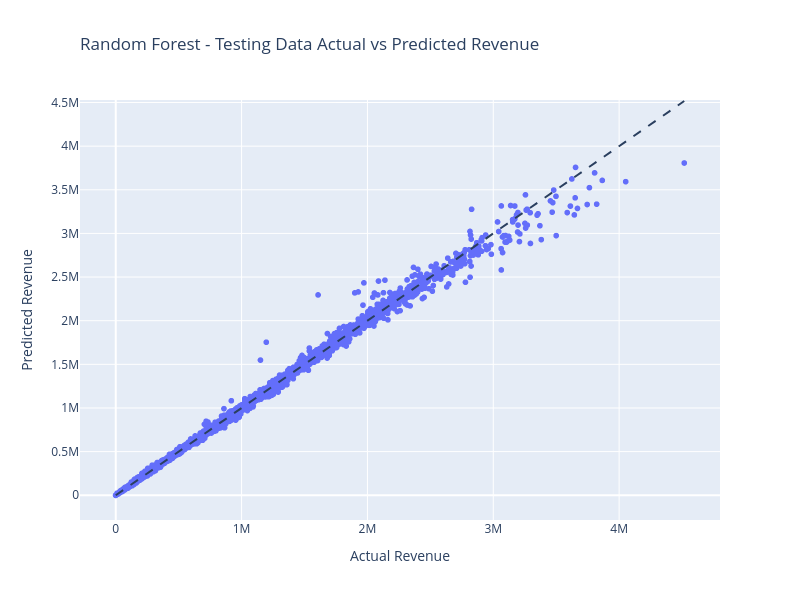

The notebook cell this image was saved under:
### Code cell
#Regression Model Testing data:
reg_evaluation_test_df = pd.DataFrame({          
                            "Actual Revenue": y_test,
                            "Predicted Revenue": y_test_pred_rf
                                })

reg_rf_test_actual_pred_fig = px.scatter(reg_evaluation_test_df,
                x="Actual Revenue",
                y="Predicted Revenue",
                title="Random Forest - Testing Data Actual vs Predicted Revenue"
                )

reg_rf_test_actual_pred_fig.update_layout(width = 800,height = 600, title_x = 0.1)

# Add perfect prediction line (y = x)
reg_rf_test_actual_pred_fig.add_shape(type="line",
                x0=reg_evaluation_test_df["Actual Revenue"].min(),
                y0=reg_evaluation_test_df["Actual Revenue"].min(),
                x1=reg_evaluation_test_df["Actual Revenue"].max(),
                y1=reg_evaluation_test_df["Actual Revenue"].max(),
                line=dict(dash="dash")
)
reg_rf_test_actual_pred_fig.show()


joblib.dump(reg_rf_test_actual_pred_fig, r"C:\Users\jagad\Documents\my_classes\Tasks\mini_project_3-marketing_campaign_performance_prediction\models\reg_rf_test_actual_pred_chart.pkl")
print("Regression model test chart saved Successfully!")

### Figure 1 — Plotly figure (JSON) as saved in the notebook; plotly's stock layout.template omitted (floating-point values rounded to 4 significant figures; data arrays with more than 128 entries replaced by an {"elided": "..."} marker saying what was removed)
{"data": [{"hovertemplate": "Actual Revenue=%{x}<br>Predicted Revenue=%{y}<extra></extra>", "legendgroup": "", "marker": {"color": "#636efa", "symbol": "circle"}, "mode": "markers", "name": "", "showlegend": false, "type": "scattergl", "x": {"elided": "23363 float values"}, "xaxis": "x", "y": {"elided": "23363 float values"}, "yaxis": "y"}], "layout": {"height": 600, "legend": {"tracegroupgap": 0}, "shapes": [{"line": {"dash": "dash"}, "type": "line", "x0": 0, "x1": 4517478, "y0": 0, "y1": 4517478}], "title": {"text": "Random Forest - Testing Data Actual vs Predicted Revenue", "x": 0.1}, "width": 800, "xaxis": {"anchor": "y", "domain": [0, 1], "title": {"text": "Actual Revenue"}}, "yaxis": {"anchor": "x", "domain": [0, 1], "title": {"text": "Predicted Revenue"}}}}
